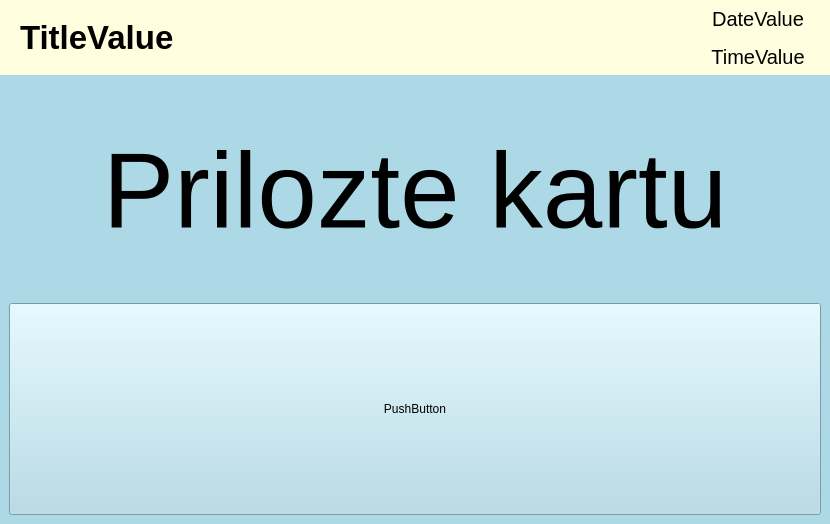
<?xml version="1.0" encoding="UTF-8"?>
<ui version="4.0">
 <class>InfScanCard</class>
 <widget class="QWidget" name="InfScanCard">
  <property name="geometry">
   <rect>
    <x>0</x>
    <y>0</y>
    <width>830</width>
    <height>524</height>
   </rect>
  </property>
  <property name="windowTitle">
   <string>Form</string>
  </property>
  <layout class="QVBoxLayout" name="verticalLayout_2" stretch="1,6">
   <property name="spacing">
    <number>0</number>
   </property>
   <property name="leftMargin">
    <number>0</number>
   </property>
   <property name="topMargin">
    <number>0</number>
   </property>
   <property name="rightMargin">
    <number>0</number>
   </property>
   <property name="bottomMargin">
    <number>0</number>
   </property>
   <item>
    <widget class="QWidget" name="titleLayout_this" native="true">
     <property name="sizePolicy">
      <sizepolicy hsizetype="Ignored" vsizetype="Ignored">
       <horstretch>0</horstretch>
       <verstretch>0</verstretch>
      </sizepolicy>
     </property>
     <property name="styleSheet">
      <string notr="true">background:LightYellow</string>
     </property>
     <property name="class" stdset="0">
      <string>lightPanelStyle</string>
     </property>
     <layout class="QHBoxLayout" name="titleLayout" stretch="6,1">
      <property name="spacing">
       <number>0</number>
      </property>
      <property name="leftMargin">
       <number>20</number>
      </property>
      <property name="topMargin">
       <number>0</number>
      </property>
      <property name="rightMargin">
       <number>15</number>
      </property>
      <property name="bottomMargin">
       <number>0</number>
      </property>
      <item>
       <widget class="QLabel" name="TitleValue">
        <property name="sizePolicy">
         <sizepolicy hsizetype="Ignored" vsizetype="Ignored">
          <horstretch>0</horstretch>
          <verstretch>0</verstretch>
         </sizepolicy>
        </property>
        <property name="font">
         <font>
          <pointsize>25</pointsize>
          <weight>75</weight>
          <bold>true</bold>
         </font>
        </property>
        <property name="text">
         <string>TitleValue</string>
        </property>
        <property name="class" stdset="0">
         <string>clientTextTitleStyle</string>
        </property>
       </widget>
      </item>
      <item>
       <widget class="QWidget" name="verticalWidget" native="true">
        <property name="sizePolicy">
         <sizepolicy hsizetype="Ignored" vsizetype="Ignored">
          <horstretch>0</horstretch>
          <verstretch>0</verstretch>
         </sizepolicy>
        </property>
        <layout class="QVBoxLayout" name="verticalLayout_3">
         <property name="spacing">
          <number>0</number>
         </property>
         <property name="leftMargin">
          <number>0</number>
         </property>
         <property name="topMargin">
          <number>0</number>
         </property>
         <property name="rightMargin">
          <number>0</number>
         </property>
         <property name="bottomMargin">
          <number>0</number>
         </property>
         <item>
          <widget class="QLabel" name="DateValue">
           <property name="sizePolicy">
            <sizepolicy hsizetype="Ignored" vsizetype="Ignored">
             <horstretch>0</horstretch>
             <verstretch>0</verstretch>
            </sizepolicy>
           </property>
           <property name="font">
            <font>
             <pointsize>15</pointsize>
            </font>
           </property>
           <property name="text">
            <string>DateValue</string>
           </property>
           <property name="alignment">
            <set>Qt::AlignCenter</set>
           </property>
           <property name="class" stdset="0">
            <string>dateStyle</string>
           </property>
          </widget>
         </item>
         <item>
          <widget class="QLabel" name="TimeValue">
           <property name="sizePolicy">
            <sizepolicy hsizetype="Ignored" vsizetype="Ignored">
             <horstretch>0</horstretch>
             <verstretch>0</verstretch>
            </sizepolicy>
           </property>
           <property name="font">
            <font>
             <pointsize>15</pointsize>
            </font>
           </property>
           <property name="text">
            <string>TimeValue</string>
           </property>
           <property name="alignment">
            <set>Qt::AlignCenter</set>
           </property>
           <property name="class" stdset="0">
            <string>timeStyle</string>
           </property>
          </widget>
         </item>
        </layout>
       </widget>
      </item>
     </layout>
    </widget>
   </item>
   <item>
    <widget class="QWidget" name="ContentLayout" native="true">
     <property name="sizePolicy">
      <sizepolicy hsizetype="Ignored" vsizetype="Ignored">
       <horstretch>0</horstretch>
       <verstretch>0</verstretch>
      </sizepolicy>
     </property>
     <property name="styleSheet">
      <string notr="true">background:lightBlue</string>
     </property>
     <property name="class" stdset="0">
      <string>darkPanelStyle</string>
     </property>
     <layout class="QVBoxLayout" name="verticalLayout">
      <item>
       <widget class="QLabel" name="ContentValue">
        <property name="sizePolicy">
         <sizepolicy hsizetype="Ignored" vsizetype="Ignored">
          <horstretch>0</horstretch>
          <verstretch>0</verstretch>
         </sizepolicy>
        </property>
        <property name="font">
         <font>
          <pointsize>80</pointsize>
         </font>
        </property>
        <property name="text">
         <string>Prilozte kartu</string>
        </property>
        <property name="alignment">
         <set>Qt::AlignCenter</set>
        </property>
        <property name="wordWrap">
         <bool>true</bool>
        </property>
        <property name="class" stdset="0">
         <string>clientTextContentStyle</string>
        </property>
       </widget>
      </item>
      <item>
       <widget class="QPushButton" name="pushButton">
        <property name="sizePolicy">
         <sizepolicy hsizetype="Ignored" vsizetype="Ignored">
          <horstretch>0</horstretch>
          <verstretch>0</verstretch>
         </sizepolicy>
        </property>
        <property name="text">
         <string>PushButton</string>
        </property>
       </widget>
      </item>
     </layout>
    </widget>
   </item>
  </layout>
 </widget>
 <resources/>
 <connections/>
</ui>
